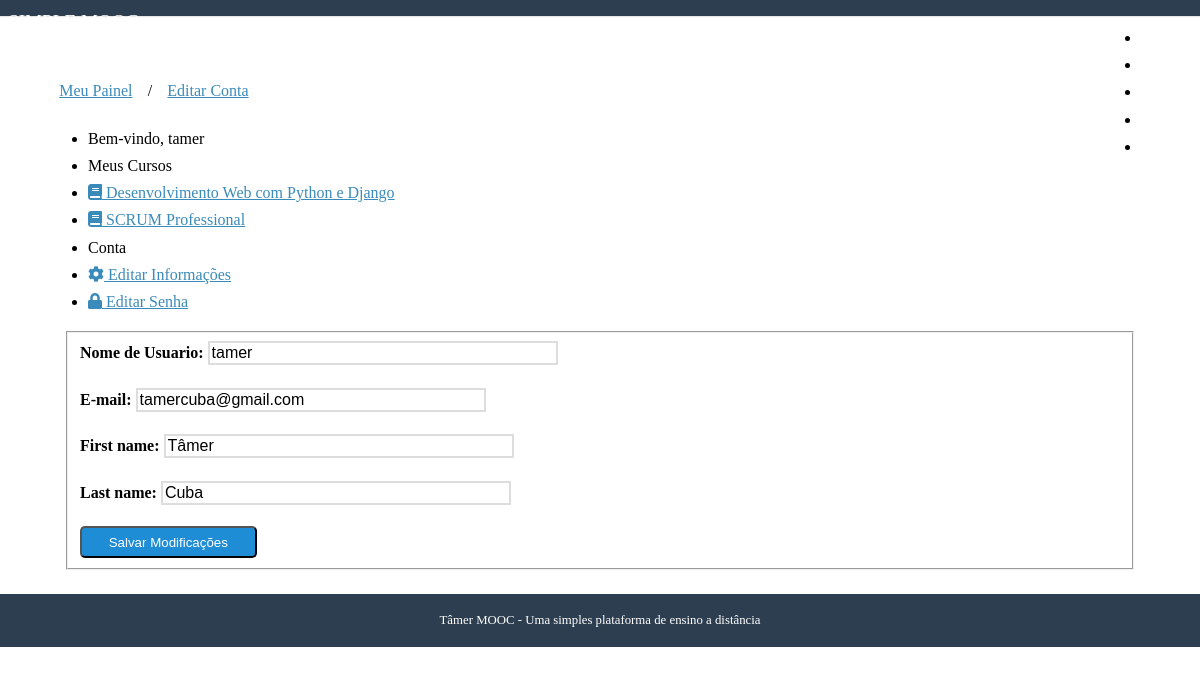
Page /conta/editar/ (signed in) on the earlier database version.
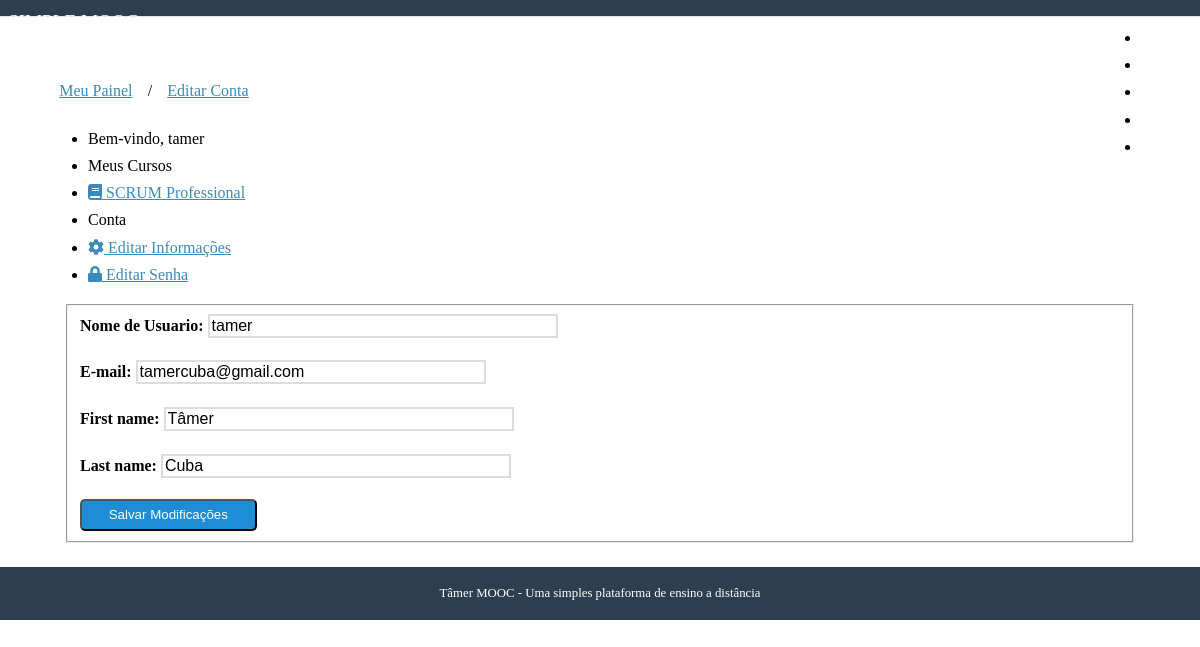
Same page on the later database version.
### courses/models.py (models this page shows, shortened)
class Enrollment(models.Model):
    STATUS_CHOICE = (
        (0, 'Pendente'), (1, 'Aprovado'), (2, 'Cancelado'),
    )
    user          = models.ForeignKey(
        settings.AUTH_USER_MODEL, verbose_name='Usuário', related_name='enrollments', on_delete=models.NOT_PROVIDED
    )
    course        = models.ForeignKey(
        Course, verbose_name='Curso', related_name='enrollments', on_delete=models.NOT_PROVIDED
    )
    status        = models.IntegerField(
        'Situação', choices=STATUS_CHOICE, default=0, blank=True
    )
    created_at    = models.DateTimeField('Criado em', auto_now_add=True)
    apdated_at    = models.DateTimeField('Atualizado em', auto_now = True)
    class Meta:
        verbose_name        = 'Inscrição'
        verbose_name_plural = 'Inscrições'
        unique_together     = (('user', 'course'),)

class Course(models.Model):
    name          = models.CharField('Nome', max_length = 100)
    slug          = models.SlugField('Atalho')
    about         = models.CharField('Descrição breve', blank = True, max_length = 250)
    description   = models.TextField('Descrição completa', blank = True)
    start_date    = models.DateField(
        'Data de Início', null = True, blank = True
    )                                                                           #blank = True diz que não é obrigatório preender
    image         = models.ImageField(
        upload_to = 'courses/images', verbose_name = 'Imagem', null = True, blank = True
    )
    created_at    = models.DateTimeField('Criado em', auto_now_add=True)
    updated_at    = models.DateTimeField('Atualizado em', auto_now=True)
    objects       = CourseManager()
    def __str__(self):
        return(self.name)
    class Meta:
        verbose_name        = 'Curso'
        verbose_name_plural = 'Cursos'
        ordering            = ['name']

### accounts/models.py (models this page shows, shortened)
class User(AbstractUser, PermissionError):
    username    = models.CharField(
        'Nome de Usuario', max_length=30, unique=True,
        validators=[validators.RegexValidator(re.compile('^[\w.@+-]+$'),
            'O nome de usuário só pode conter letras, digitos ou os seguintes caracteres: @/./+/-/_','invalid')]
    )
    email       = models.EmailField('E-mail', unique=True)
    name        = models.CharField('Nome', max_length=100, blank = True)
    is_active   = models.BooleanField('Está ativo?', blank=True, default= True)
    is_staff    = models.BooleanField('É da equipe?', blank = True, default=False)
    date_joined = models.DateTimeField('Data de entrada', auto_now_add=True)
    objects = UserManager()
    USERNAME_FIELD = 'username'
    REQUIRED_FIELDS = ['email']
    def __str__(self):
        return self.name or self.username
    class Meta:
        verbose_name = 'Usuário'
        verbose_name_plural = 'Usuários'

### accounts/views.py (the view)
# urls.py: path('editar/', views.edit , name='edit'),
@login_required
def edit(request):
    template_name = 'edit.html'
    context = {}
    if request.method == 'POST':
        form = EditAccountForm(request.POST, instance=request.user)
        if form.is_valid():
            form.save()
            messages.success(request, 'Os dados da sua conta foram alterados com sucesso')
            return redirect('accounts:dashboard')
    else:
        form = EditAccountForm(instance=request.user)
    context['form'] = form
    return render(request, template_name, context)

### accounts/forms.py
class EditAccountForm(forms.ModelForm):
    class Meta:
        model = User
        fields = ['username','email' ,'first_name' , 'last_name']

### courses/templatetags/courses_tags.py (called while the page is built)
@register.simple_tag
def load_my_courses(user):
    return Enrollment.objects.filter(user=user)

### accounts/templates/edit.html (shortened to what this page needs)
{% extends "dashboard.html" %}
{% block breadcrumb %}
    {{ block.super }}
    <li>/</li>
    <li><a href="{% url 'accounts:edit' %}">Editar Conta</a></li>
{% endblock %}
{% block dashboard_content %}
<form class="pure-form pure-form-stacked" method="post">
    <fieldset>
        {% for field in form %}
        <div class="pure-control-group">
            {{ field.label_tag }}
            {{ field }}
        </div>
        {% endfor %}
        <div class="pure-controls">
            <button type="submit" class="pure-button pure-button-primary">Salvar Modificações</button>
        </div>
    </fieldset>
</form>
{% endblock %}

### accounts/templates/dashboard.html (shortened to what this page needs)
{% extends "base.html" %}
{% load courses_tags %}
{% block content %}
{% load_my_courses user as enrollments %}
<div class="pure-g-r content-ribbon">
    <div class="pure-u-1">
        <ul class="breadcrumb">
            {% block breadcrumb %}
            <li><a href="{% url 'accounts:dashboard' %}">Meu Painel</a></li>
            {% endblock %}
        </ul>
    </div>
    <div class="pure-u-1-3">
        <div class="pure-menu pure-menu-open">
            <ul>
                <li class= "pure-menu-heading">Bem-vindo, {{ user }}</li>
                {% block menu_options %}
                    <li class="pure-menu-heading">Meus Cursos</li>
                    {% for enrollment in enrollments %}
                        <li><a href="{% url 'courses:announcements' enrollment.course.slug %}">
                            <i class="fas fa-book"></i> {{ enrollment.course }}</a></li>
                        {% empty %}
                            <li>Nenhum curso disponível</li>
                    {% endfor %}
                    <li class="pure-menu-heading"> Conta </li>
                    <li><a href="{% url 'accounts:edit' %}"><i class="fas fa-cog"></i> Editar Informações </a></li>
                    <li><a href="{% url 'accounts:edit_password' %}"><i class="fas fa-lock"></i> Editar Senha</a></li>
                {% endblock %}
            </ul>
        </div>
    </div>
    <div class="pure-u-2-3">
        <div class="inner">
            {% block dashboard_content %}{% endblock %}
        </div>
    </div>
</div>
{% endblock %}

Differences in the rows shown:
removed Enrollment: course "Desenvolvimento Web com Python e Django"
